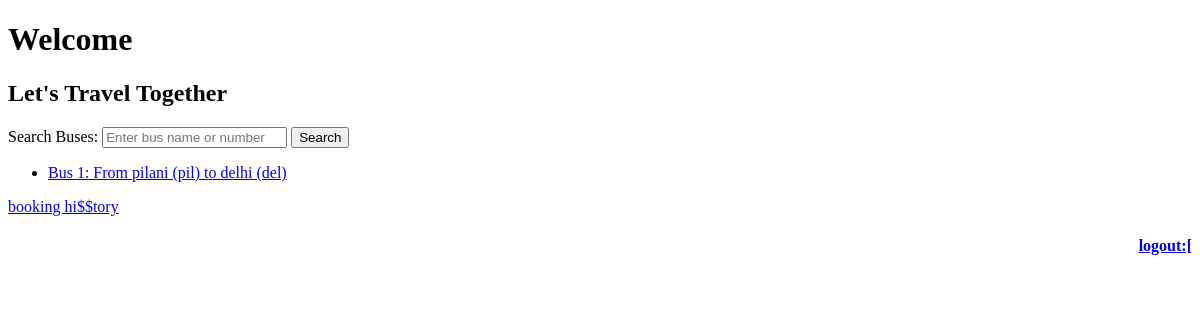
The app's page /end/home (signed in), older data.
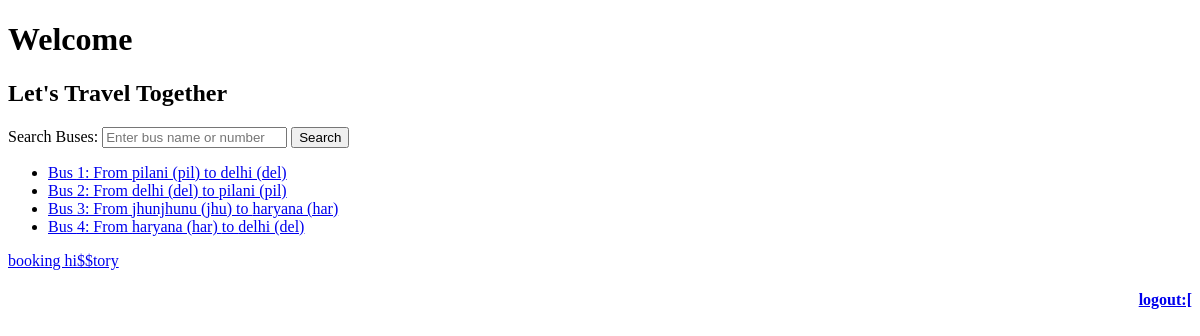
The same page, newer data.
### end/models.py (models this page shows)
class Bus(models.Model):
    boarding = models.ForeignKey(Station,on_delete=models.CASCADE,related_name="departure")
    destination = models.ForeignKey(Station,on_delete=models.CASCADE,related_name="arrivals")
    duration = models.IntegerField()
    seats = models.IntegerField(default=25)
    availableseats = models.IntegerField(default=25)

class Station(models.Model):
    code = models.CharField(max_length=10)
    city = models.CharField(max_length=60)
    def __str__(self):
        return f"{self.city} ({self.code})"

### end/views.py (the view, shortened to what this page needs)
# urls.py: 2. Add a URL to urlpatterns:  path('', views.home, name='home')
def home(request):
    if not request.user.is_authenticated:
        return HttpResponseRedirect(reverse("login"))
    bus = Bus.objects.all()
    return render(request, "end/home.html", {
        "bus": bus
    })

### end/templates/end/home.html (shortened to what this page needs)
{% extends "end/layout.html" %}
{% block body %}
    <h1>Welcome</h1>
    <h2>Let's Travel Together</h2>
    <form method="post">
        <label for="bus">Search Buses:</label>
        <input type="search" name="bus" id="bus" placeholder="Enter bus name or number" required>
        <button type="submit">Search</button>
    </form>
    <ul>
        {% if not bus %}
            <li>No buses available right now :[</li>
        {% else %}
            {% for i in bus %}
                <li>
                    <a href="{% url 'bus' i.id %}">
                        Bus {{ i.id }}: From {{ i.boarding }} to {{ i.destination }}
                    </a>
                </li>
            {% endfor %}
        {% endif %}
    </ul>
    <a href="{% url 'book' %}">booking hi$$tory</a>
{% endblock %}

Row changes from the older to the newer data that the page shows:
added Bus: id "2", boarding "delhi (del)", destination "pilani (pil)"
added Bus: id "3", boarding "jhunjhunu (jhu)", destination "haryana (har)"
added Bus: id "4", boarding "haryana (har)", destination "delhi (del)"
